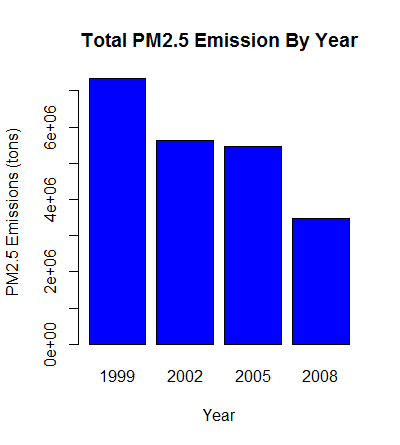

Generate this figure with R:
source("script.R")

############# QUESTION 1 ##############
# Have total emissions from PM2.5 decreased in the United States from 1999 to
# 2008? Using the base plotting system, make a plot showing the total PM2.5
# emission from all sources for each of the years 1999, 2002, 2005, and 2008.
# 1. add all the emissions by year 
emissions_by_year <- aggregate(Emissions ~ year, NEI, sum)
# 2. using BASE plotting system, make a plot showing total PM2.5
# bar chart showing totals for each year
# > head(emissions_by_year)
# year Emissions
# 1 1999   7332967
# 2 2002   5635780
# 3 2005   5454703
# 4 2008   3464206
barplot(emissions_by_year$Emissions, 
        col="blue", 
        main="Total PM2.5 Emission By Year",
        names.arg=emissions_by_year$year,
        xlab="Year",
        ylab="PM2.5 Emissions (tons)")
